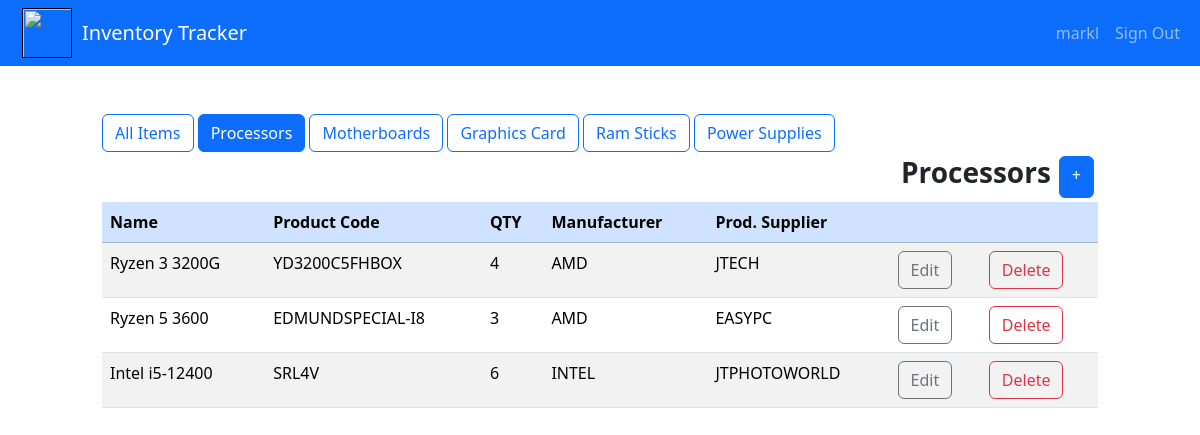
Screenshot of /tables/processors/ (signed in) with the database file from the repository.
### webapp/models.py (models this page shows, shortened)
class Processor(models.Model):
    name = models.CharField(max_length=50)
    productcode = models.CharField(max_length=200)
    quantity = models.IntegerField()
    manufacturer = models.ForeignKey(
        'Manufacturer', on_delete=models.SET_NULL, blank=True, null=True)
    supplier = models.ForeignKey(
        'Supplier', on_delete=models.SET_NULL, blank=True, null=True)
    date_created = models.DateTimeField(auto_now_add=True)
    user = models.ForeignKey(User, on_delete=models.CASCADE)

class Manufacturer(models.Model):
    name = models.CharField(max_length=50)
    class Meta:
        verbose_name_plural = 'manufacturers'
    def __str__(self):
        return self.name

class Supplier(models.Model):
    name = models.CharField(max_length=50)
    class Meta:
        verbose_name_plural = 'suppliers'
    def __str__(self):
        return self.name

### webapp/views.py (the view)
# urls.py: path('tables/processors/', Processors.as_view(), name='processors'),
class Processors(TemplateView):
    def get(self, request):
        items = Processor.objects.filter(
            user=self.request.user.id).order_by('id')
        low_inventory = Processor.objects.filter(
            user=self.request.user.id,
            quantity__lte=LOW_QUANTITY
        )
        if low_inventory.count() > 0:
            if low_inventory.count() > 1:
                messages.error(
                    request, f'{low_inventory.count()} items have low inventory')
            else:
                messages.error(
                    request, f'{low_inventory.count()} item has low inventory')
        low_inventory_ids = Processor.objects.filter(
            user=self.request.user.id,
            quantity__lte=LOW_QUANTITY
        ).values_list('id', flat=True)
        return render(request, 'pages/tables/processors.html',
                      {'items': items,
                       'low_inventory_ids': low_inventory_ids
                       })

### webapp/templates/pages/tables/processors.html (shortened to what this page needs)
{% extends 'pages/base.html' %} {% block content %}
<div class="row">
  <div class="col-md-10 col-12 mx-auto mt-5">
    <a href="{% url 'dashboard' %}" class="btn btn-outline-primary"
      >All Items</a
    >
    <a href="{% url 'processors' %}" class="btn btn-primary">Processors</a>
    <a href="{% url 'motherboards' %}" class="btn btn-outline-primary"
      >Motherboards</a
    >
    <a href="{% url 'graphicscards' %}" class="btn btn-outline-primary"
      >Graphics Card</a
    >
    <a href="{% url 'rams' %}" class="btn btn-outline-primary">Ram Sticks</a>
    <a href="{% url 'powersupplies' %}" class="btn btn-outline-primary"
      >Power Supplies</a
    >
    <div class="d-flex justify-content-end">
      <div class="d-flex p-1">
        <h3><strong>Processors</strong></h3>
      </div>
      <div class="d-flex p-1">
        <a href="{% url 'add-item' %}" class="btn btn-primary">+</a>
      </div>
    </div>
    <table id="table1" class="table table-hover table-striped">
      <thead>
        <tr class="table-primary">
          <th scope="col" id="Column2">Name</th>
          <th scope="col">Product Code</th>
          <th scope="col">QTY</th>
          <th scope="col">Manufacturer</th>
          <th scope="col">Prod. Supplier</th>
          <th scope="col"></th>
          <th scope="col"></th>
        </tr>
      </thead>
      <tbody>
         {% for item in items %}
        <tr>
          <td>{{ item.name }}</td>
          <td>{{ item.productcode }}</td>
          <td>{{ item.quantity }}</td>
          <td>{{ item.manufacturer }}</td>
          <td>{{ item.supplier }}</td>
          <td>
            <a
              href="{% url 'edit-item' item.id %}"
              class="btn btn-outline-secondary"
              >Edit</a
            >
          </td>
          <td>
            <a
              href="{% url 'delete-item' item.id %}"
              class="btn btn-outline-danger"
              >Delete</a
            >
          </td>
        </tr>
        {% endfor %}
      </tbody>
    </table>
  </div>
  {% endblock content %}

### webapp/templates/pages/navbar.html (shortened to what this page needs)
{% load static %}
<nav class="navbar navbar-expand-lg bg-primary" data-bs-theme="dark">
  <div class="container-fluid">
    <div class="logo">
      <img src="{% static '/images/MTL.ico' %}" width="50" height="50" />
    </div>
    <a class="navbar-brand" href="{% url 'index' %}"> Inventory Tracker</a>
    <div class="collapse navbar-collapse justify-content-end" id="navbarNav">
      <ul class="navbar-nav">
        {% if user.is_authenticated %}
        <li class="nav-item">
          <a class="nav-link" href="#">{{ user.username }}</a>
        </li>
        <li class="nav-item">
          <a class="nav-link" href="{% url 'logout' %}">Sign Out</a>
        </li>
        {% endif %}
      </ul>
    </div>
  </div>
</nav>

### webapp/templates/pages/navbar.html (style rules this page uses)
img { margin-left: 10px; margin-right: 10px; border: 1px solid black; }

### rows the page displays
Processor: name "Ryzen 3 3200G", productcode "YD3200C5FHBOX", quantity "4", manufacturer "AMD", supplier "JTECH"
Processor: name "Ryzen 5 3600", productcode "EDMUNDSPECIAL-I8", quantity "3", manufacturer "AMD", supplier "EASYPC"
Processor: name "Intel i5-12400", productcode "SRL4V", quantity "6", manufacturer "INTEL", supplier "JTPHOTOWORLD"

### other values shown
{{ user.username }} "markl"
